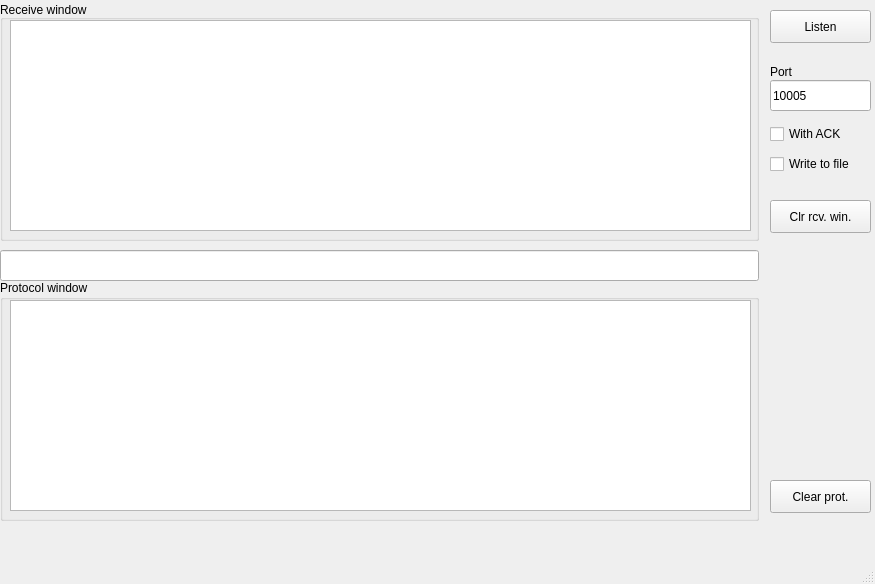
<ui version="4.0" >
 <author>Benjamin Stadin, FEIG ELECTRONIC GmbH</author>
 <class>NotifySampleDlg</class>
 <widget class="QMainWindow" name="NotifySampleDlg" >
  <property name="geometry" >
   <rect>
    <x>0</x>
    <y>0</y>
    <width>875</width>
    <height>584</height>
   </rect>
  </property>
  <property name="sizePolicy" >
   <sizepolicy>
    <hsizetype>0</hsizetype>
    <vsizetype>0</vsizetype>
    <horstretch>0</horstretch>
    <verstretch>0</verstretch>
   </sizepolicy>
  </property>
  <property name="windowTitle" >
   <string>FEIG ELECTRONIC GmbH - Notification Sample</string>
  </property>
  <property name="windowIcon" >
   <iconset/>
  </property>
  <widget class="QWidget" name="centralwidget" >
   <widget class="QLineEdit" name="statusLineEdit" >
    <property name="geometry" >
     <rect>
      <x>0</x>
      <y>250</y>
      <width>759</width>
      <height>31</height>
     </rect>
    </property>
   </widget>
   <widget class="QGroupBox" name="protocolGroupBox" >
    <property name="geometry" >
     <rect>
      <x>0</x>
      <y>280</y>
      <width>759</width>
      <height>241</height>
     </rect>
    </property>
    <property name="title" >
     <string>Protocol window</string>
    </property>
    <widget class="QTextEdit" name="protocolTextEdit" >
     <property name="geometry" >
      <rect>
       <x>10</x>
       <y>20</y>
       <width>741</width>
       <height>211</height>
      </rect>
     </property>
     <property name="font" >
      <font>
       <family>Misc Fixed</family>
      </font>
     </property>
    </widget>
   </widget>
   <widget class="QGroupBox" name="receiveWindowGroupBox" >
    <property name="geometry" >
     <rect>
      <x>0</x>
      <y>0</y>
      <width>759</width>
      <height>241</height>
     </rect>
    </property>
    <property name="sizePolicy" >
     <sizepolicy>
      <hsizetype>5</hsizetype>
      <vsizetype>5</vsizetype>
      <horstretch>0</horstretch>
      <verstretch>0</verstretch>
     </sizepolicy>
    </property>
    <property name="title" >
     <string>Receive window</string>
    </property>
    <property name="alignment" >
     <set>Qt::AlignBottom|Qt::AlignLeading|Qt::AlignLeft</set>
    </property>
    <widget class="QTextEdit" name="receiveWindowTextEdit" >
     <property name="geometry" >
      <rect>
       <x>10</x>
       <y>20</y>
       <width>741</width>
       <height>211</height>
      </rect>
     </property>
     <property name="font" >
      <font>
       <family>Misc Fixed</family>
      </font>
     </property>
    </widget>
   </widget>
   <widget class="QLabel" name="label" >
    <property name="geometry" >
     <rect>
      <x>770</x>
      <y>60</y>
      <width>67</width>
      <height>23</height>
     </rect>
    </property>
    <property name="text" >
     <string>Port</string>
    </property>
   </widget>
   <widget class="QCheckBox" name="fileCheckBox" >
    <property name="geometry" >
     <rect>
      <x>770</x>
      <y>150</y>
      <width>101</width>
      <height>28</height>
     </rect>
    </property>
    <property name="text" >
     <string>Write to file</string>
    </property>
   </widget>
   <widget class="QPushButton" name="clearProtPushButton" >
    <property name="geometry" >
     <rect>
      <x>770</x>
      <y>480</y>
      <width>101</width>
      <height>33</height>
     </rect>
    </property>
    <property name="text" >
     <string>Clear prot.</string>
    </property>
   </widget>
   <widget class="QLineEdit" name="portLineEdit" >
    <property name="geometry" >
     <rect>
      <x>770</x>
      <y>80</y>
      <width>101</width>
      <height>31</height>
     </rect>
    </property>
    <property name="text" >
     <string>10005</string>
    </property>
   </widget>
   <widget class="QCheckBox" name="withAckCheckBox" >
    <property name="geometry" >
     <rect>
      <x>770</x>
      <y>120</y>
      <width>95</width>
      <height>28</height>
     </rect>
    </property>
    <property name="text" >
     <string>With ACK</string>
    </property>
   </widget>
   <widget class="QPushButton" name="listenPushButton" >
    <property name="enabled" >
     <bool>true</bool>
    </property>
    <property name="geometry" >
     <rect>
      <x>770</x>
      <y>10</y>
      <width>101</width>
      <height>33</height>
     </rect>
    </property>
    <property name="text" >
     <string>Listen</string>
    </property>
   </widget>
   <widget class="QPushButton" name="clearRecWndPushButton" >
    <property name="geometry" >
     <rect>
      <x>770</x>
      <y>200</y>
      <width>101</width>
      <height>33</height>
     </rect>
    </property>
    <property name="text" >
     <string>Clr rcv. win.</string>
    </property>
   </widget>
  </widget>
  <widget class="QStatusBar" name="statusbar" />
  <widget class="QMenuBar" name="menubar" >
   <property name="geometry" >
    <rect>
     <x>0</x>
     <y>0</y>
     <width>875</width>
     <height>35</height>
    </rect>
   </property>
  </widget>
  <action name="actionExit" >
   <property name="text" >
    <string>Exit</string>
   </property>
  </action>
  <action name="actionFind_reader" >
   <property name="text" >
    <string>Find reader</string>
   </property>
  </action>
  <action name="actionAbout" >
   <property name="text" >
    <string>About</string>
   </property>
  </action>
 </widget>
 <resources/>
 <connections>
  <connection>
   <sender>actionExit</sender>
   <signal>triggered()</signal>
   <receiver>NotifySampleDlg</receiver>
   <slot>close()</slot>
   <hints>
    <hint type="sourcelabel" >
     <x>-1</x>
     <y>-1</y>
    </hint>
    <hint type="destinationlabel" >
     <x>399</x>
     <y>299</y>
    </hint>
   </hints>
  </connection>
 </connections>
</ui>
